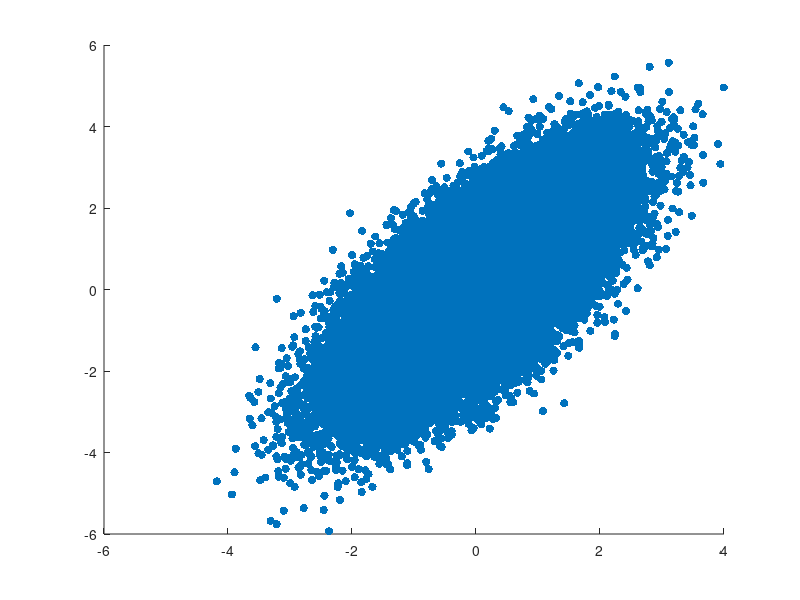

Write MATLAB code to recreate this figure. (Note: this script raises an error after producing the figure.)
m = 50000;                  % The number of points to sample
X = normrnd(0,1,m,1);       % Sample standard normal m times
Y = X + normrnd(0,1,m,1);   % Set Y based on X
h = scatter(X,Y, 'filled'); % Plot the points
h.MarkerFaceAlpha = 0.01;   % Make markers transparent
set(gcf,'color','w');       % Set the background of the plot to white
xlabel('X');                % Label the x-axis
xlim([-3,3]);               % Set the range of the x-axis
xticks([-3,0,3]);           % Set where the x-axis tick marks are
ylabel('Y');                % Label the y-axis
ylim([-3,3]);               % Set the range of the y-axis
yticks([-3,0,3]);           % Set where the y-axis tick marks are
set(gca,'FontSize',18)      % Change the font size
export_fig('samples.png','-m2'); % Use the export_fig library for higher resolution: https://www.mathworks.com/matlabcentral/fileexchange/23629-export_fig